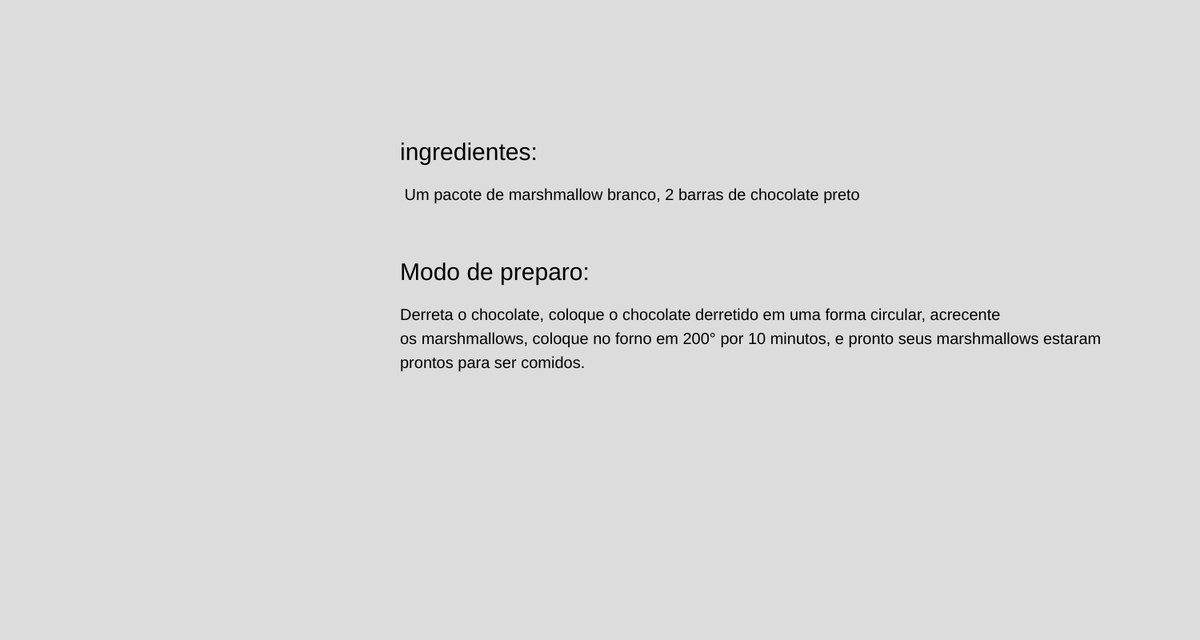
Frame 1 (no input)
Frame 60 (no input): identical to frame 1, image omitted
Frame 120 (the mouse pressed at the canvas centre since frame 60): identical to frame 1, image omitted

The p5.js sketch that drew this single still picture (run headless with seeded random() and noise() and a simulated clock; from frame 60 on, the mouse is pressed at the canvas centre):

// p5.js sketch
// ── sketch.js


function setup(){
  createCanvas(1500, 800);
}


function draw(){
  background(220);

  textSize(30);
  text("ingredientes:",500,200);
  textSize(20);
  text(" Um pacote de marshmallow branco, 2 barras de chocolate preto",500,250)
  textSize(30);
  text("Modo de preparo: ",500,350)
  textSize(20);
  text("Derreta o chocolate, coloque o chocolate derretido em uma forma circular, acrecente",500,400);
  text("os marshmallows, coloque no forno em 200° por 10 minutos, e pronto seus marshmallows estaram",500,430);
  text("prontos para ser comidos. ",500,460)
  
}
